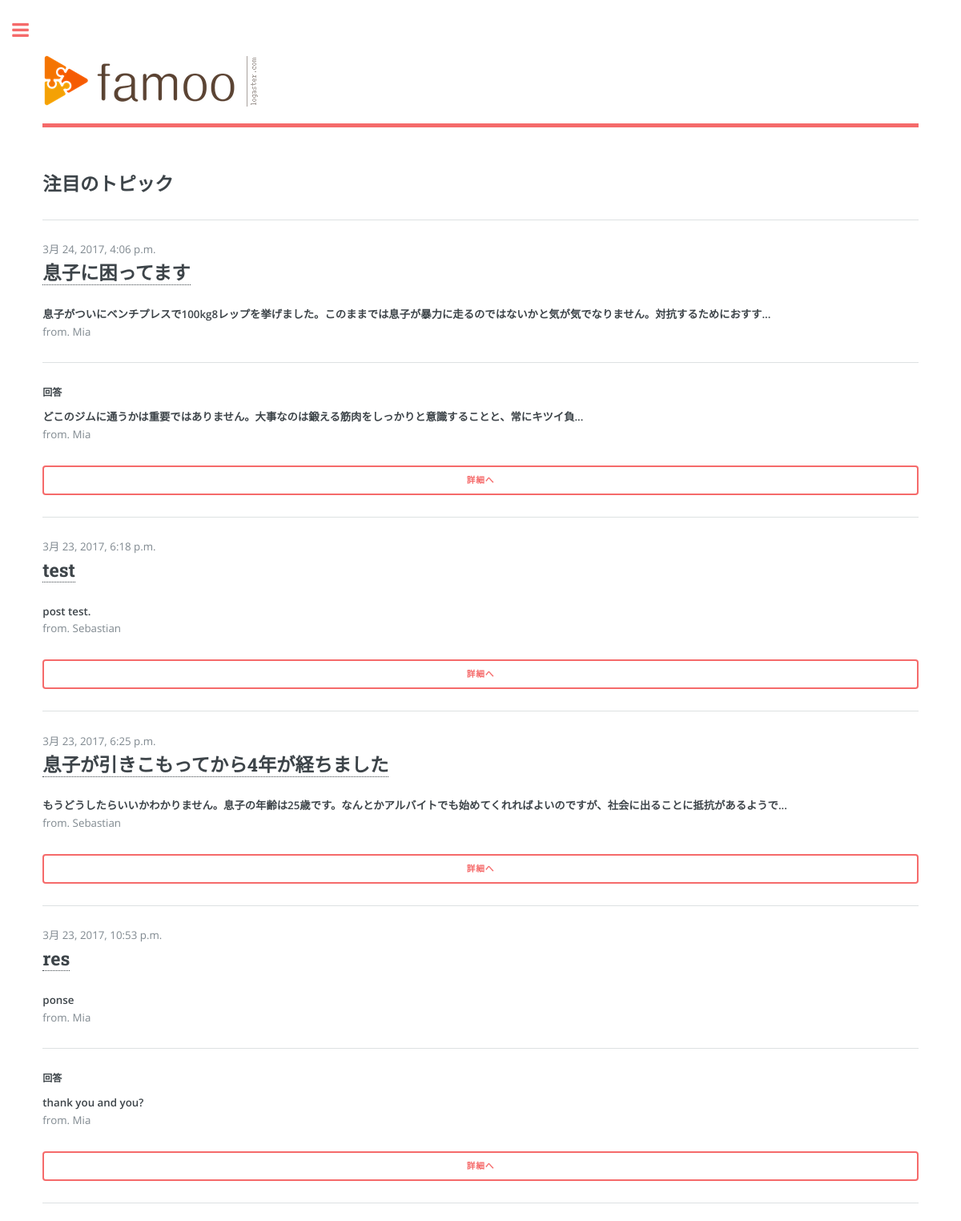
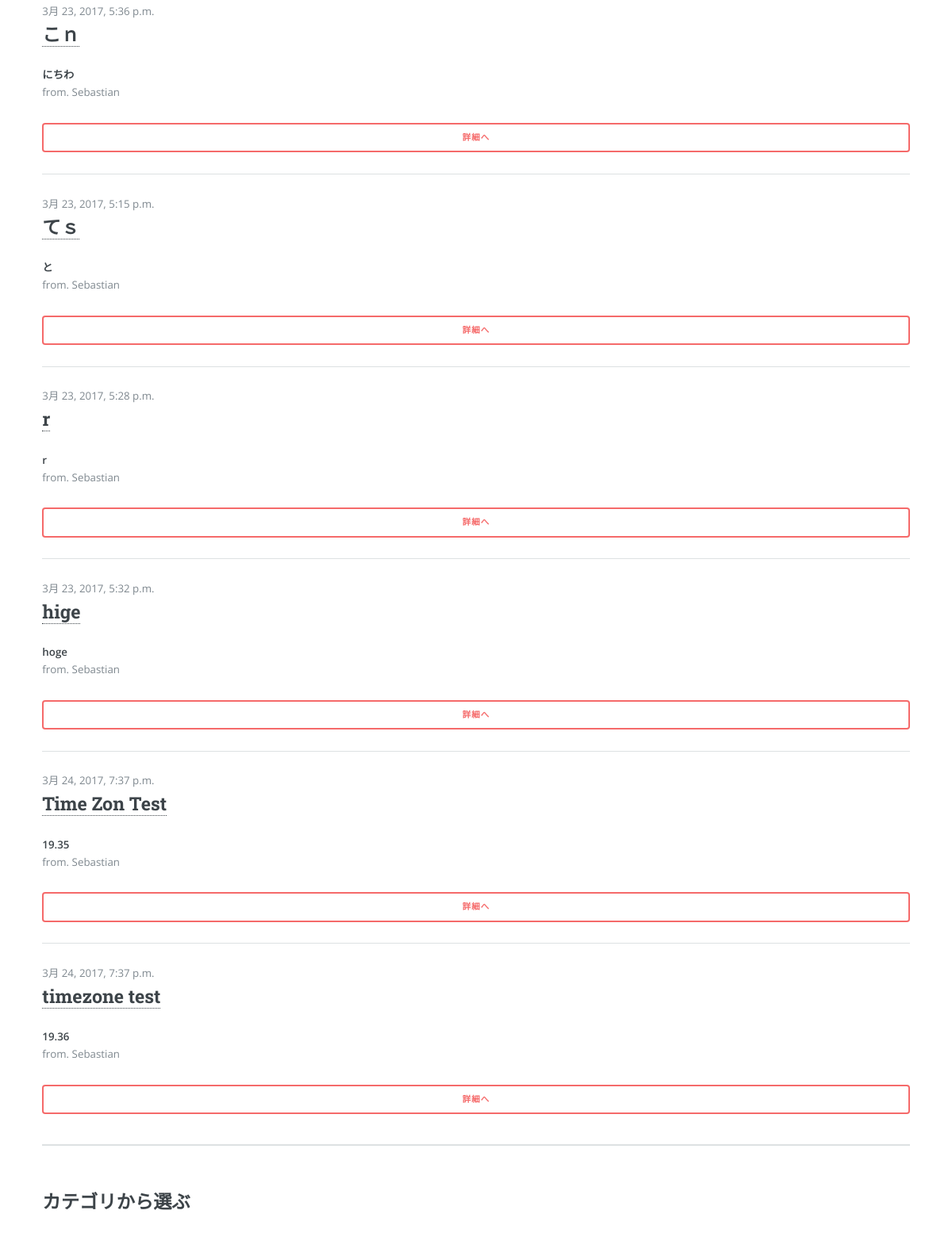
Before: /counsel/popular/ with the older database file (2 pictures, top to bottom).
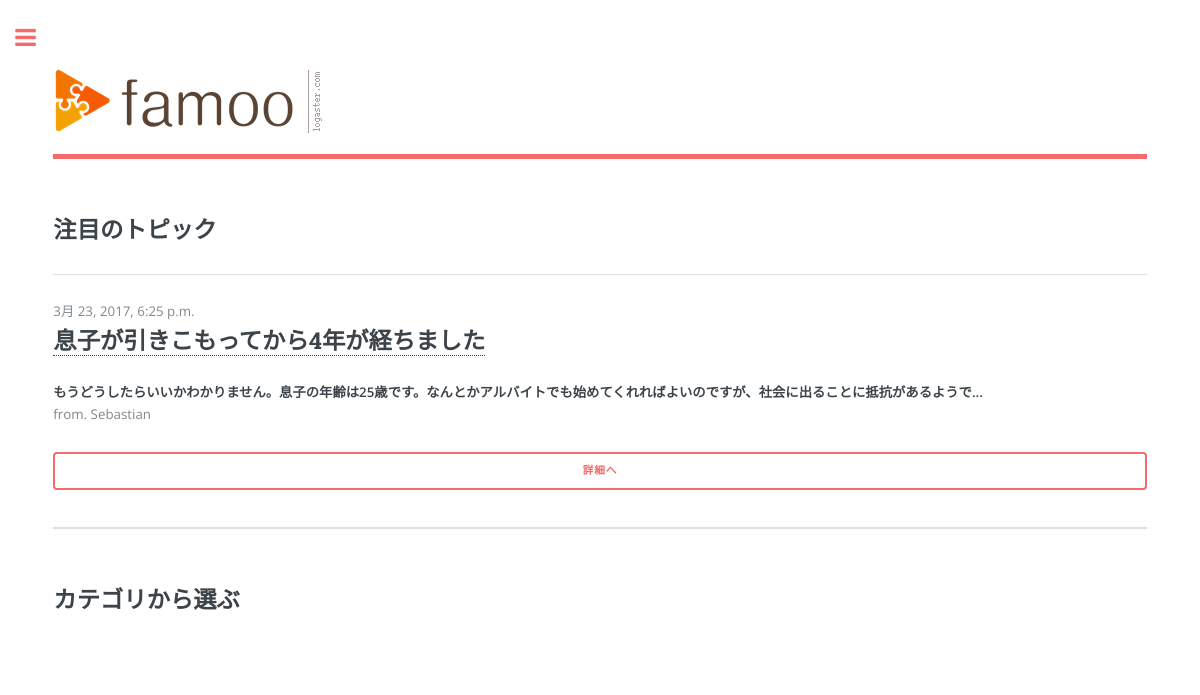
After: the same page with the newer database file.
### counsel/models.py (models this page shows, shortened)
class Post(models.Model):
    title = models.CharField(max_length=50)
    content = models.CharField(max_length=500)
    user = models.ForeignKey(FamoUser)
    updated_date = models.DateTimeField(auto_now=True)
    anonymous = models.BooleanField(default=False)
    class Meta:
        abstract = True

class Question(Post):
    hits = models.IntegerField(default=0)
    last_accessed_date = models.DateTimeField(default=datetime.now())

class Answer(Post):
    question = models.ForeignKey(Question)
    good_rators = models.ManyToManyField(FamoUser, related_name='good_answers')
    bad_rators = models.ManyToManyField(FamoUser, related_name='bad_anwers')

### accounts/models.py (models this page shows)
class FamoUser(AbstractUser):
    birth_date = models.DateField(null=True)
    registered_date = models.DateField(auto_now_add=True, null=True)
    sex = models.IntegerField(null=True)    # add a limit_choices_to
    job = models.IntegerField(null=True)    # add a limit_choices_to
    introduction = models.TextField(default='')
    follows = models.ManyToManyField('self', symmetrical=None)

### counsel/views.py (the view)
def popular(request):
    return render(request, 'counsel/popular.html', {'questions': Question.objects.order_by('-hits')[:20]})

### commons/templatetags/commons_extras.py (called while the page is built)
@register.filter
def cut_text(text, num):
    if len(text) > num:
        return ''.join([text[:num], '...'])
    else:
        return text

@register.inclusion_tag('commons/search_form.html')
def search_form():
    search_form = SearchForm(prefix='search')
    return {'search_form': search_form}

### counsel/templatetags/counsel_extras.py (called while the page is built)
@register.inclusion_tag('counsel/popular_question_node.html')
def popular_question_node(question):
    answers = question.answer_set
    if answers.count() > 0:
        return {'question': question, 'top_comment': answers.annotate(rates=Count('good_rators')).order_by('-rates')[0]}
    else:
        return {'question': question}

### counsel/templates/counsel/popular.html (shortened to what this page needs)
{% extends 'commons/base.html' %}
{% load static %}
{% load counsel_extras %}
{% block content %}
<section id="questions">
  <h2>注目のトピック</h2>
  {% for question in questions %}
  <section id="question{{ question.id }}">
    <hr>
    {% popular_question_node question %}
  </section>
  {% endfor %}
</section>
<section>
  <h2>カテゴリから選ぶ</h2>
{% endblock content %}

### commons/templates/commons/base.html (shortened to what this page needs)
{% load static %}
{% load commons_extras %}
<!DOCTYPE HTML>
<html>
	<head>
		<link rel="stylesheet" href="{% static 'commons/assets/css/main.css' %}"/>
	</head>
	<body>
			<div id="wrapper">
					<div id="main">
						<div class="inner">
								<header id="header">
									<a href="{% url 'top:index' %}" class="logo"><img src="{% static 'commons/images/logo01.png' %}"></a>
									<ul class="icons">
									</ul>
								</header>
                {% block content %}
                {% endblock content %}
						</div>
					</div>
			</div>
	</body>
</html>

### counsel/templates/counsel/popular_question_node.html
{% load commons_extras %}
{% load counsel_extras %}
{{ question.updated_date }}
<h2><a href="{% url 'counsel:detail' question.id %}">{{ question.title }}</a></h2>
<p><strong>{{ question.content|cut_text:70 }}</strong></br>from. {% if question.user.anonymous %}匿名{% else %}{{ question.user }}{% endif %}</p>
{% if top_comment %}
<hr>
<section id="answer{{ answer.id }}">
  <h5>回答</h5>
  <p><strong>{{ top_comment.content|cut_text:50 }}</strong></br>from. {% if top_comment.user.anonymous %}匿名{% else %}{{ top_comment.user }}{% endif %}</p>
</section>
{% endif %}
<button onclick=location.href="{% url 'counsel:detail' question.id %}" class="button fit">詳細へ</button>

Changed rows visible on the page:
removed Question: updated_date "3月 24, 2017, 4:06 p.m.", title "息子に困ってます", content "息子がついにベンチプレスで100kg8レップを挙げました。このままでは息子が暴力に走るのではないかと気が気でなりません。対抗するためにおすす...", user "Mia"
removed Answer: content "どこのジムに通うかは重要ではありません。大事なのは鍛える筋肉をしっかりと意識することと、常にキツイ負...", user "Mia"
removed Question: updated_date "3月 23, 2017, 6:18 p.m.", title "test", content "post test.", user "Sebastian"
removed Question: updated_date "3月 23, 2017, 10:53 p.m.", title "res", content "ponse", user "Mia"
removed Answer: content "thank you and you?", user "Mia"
removed Question: updated_date "3月 23, 2017, 5:36 p.m.", title "こｎ", content "にちわ", user "Sebastian"
removed Question: updated_date "3月 23, 2017, 5:15 p.m.", title "てｓ", content "と", user "Sebastian"
removed Question: updated_date "3月 23, 2017, 5:28 p.m.", title "r", content "r", user "Sebastian"
removed Question: updated_date "3月 23, 2017, 5:32 p.m.", title "hige", content "hoge", user "Sebastian"
removed Question: updated_date "3月 24, 2017, 7:37 p.m.", title "Time Zon Test", content "19.35", user "Sebastian"
removed Question: updated_date "3月 24, 2017, 7:37 p.m.", title "timezone test", content "19.36", user "Sebastian"
